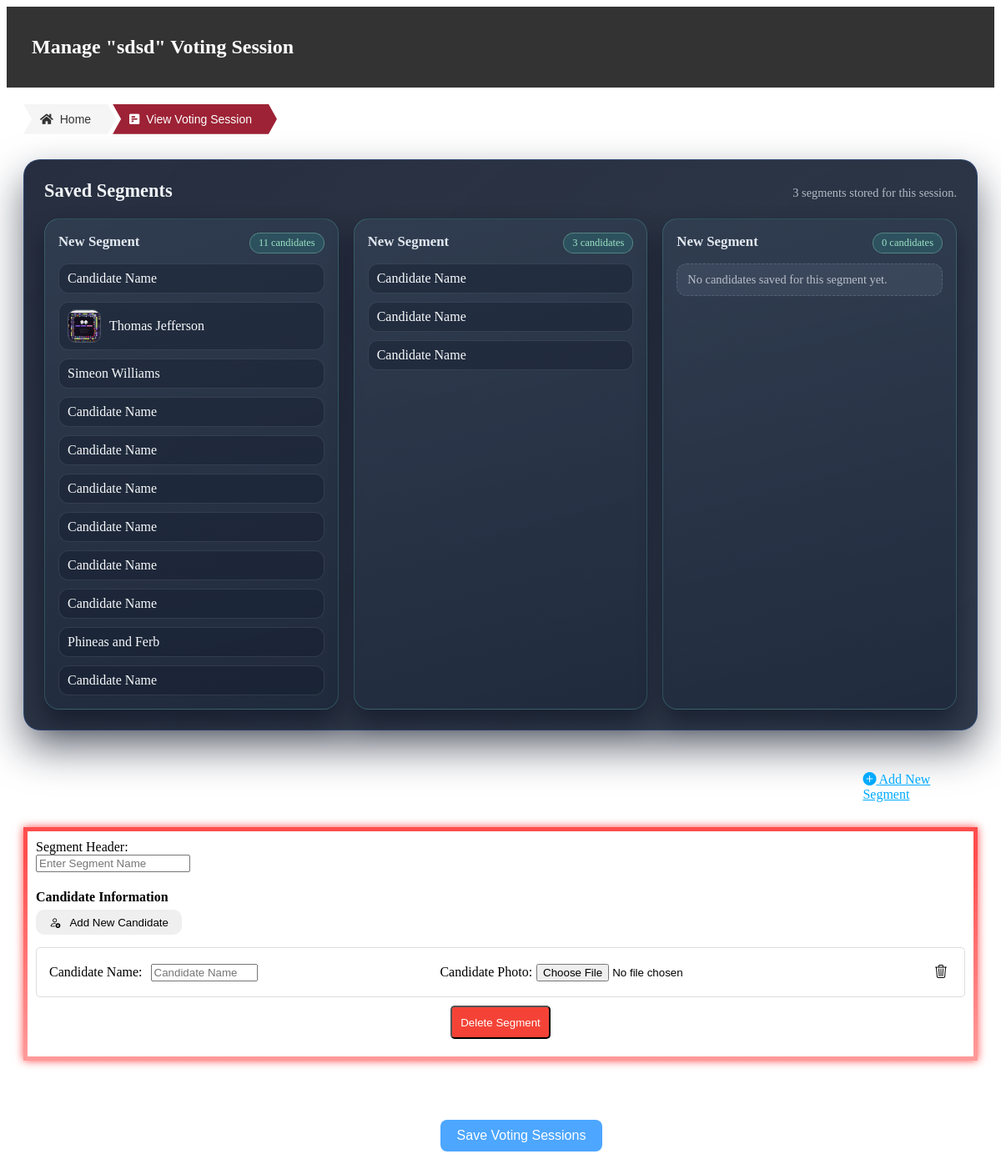
The page /add_segments/46/ (signed in) on the database its author committed.
### voters/models.py (models this page shows, shortened)
class VotingSession(models.Model):
    session_id = models.AutoField(primary_key=True)
    session_uuid = models.UUIDField(default=uuid.uuid4, unique=True, db_index=True)
    title = models.CharField(max_length=200)
    unique_url = models.URLField(unique=True, blank=True, null=True)
    is_active = models.BooleanField(default=False)
    admin = models.ForeignKey(User, on_delete=models.CASCADE)  # session creator/admin
    qr_code = models.ImageField(upload_to='qr_codes/', blank=True, null=True)
    created_at = models.DateTimeField(auto_now_add=True)
    updated_at = models.DateTimeField(auto_now=True)
    total_voters = models.IntegerField(default=0)
    current_voters = models.IntegerField(default=0)

class VotingSegmentHeader(models.Model):
    session = models.ForeignKey(VotingSession, on_delete=models.CASCADE, related_name='segments')
    name = models.CharField(max_length=255)  # Name of the segment header, e.g., "President", "Treasurer"
    order = models.IntegerField(default=0)  # Field to store order
    class Meta:
        ordering = ['order']  # Ensures segments are returned in the specified order

class Candidate(models.Model):
    name = models.CharField(max_length=255)
    photo = models.ImageField(upload_to='candidate_photos/', blank=True, null=True)
    voting_session = models.ForeignKey(VotingSession, on_delete=models.CASCADE)
    segment_header = models.ForeignKey(VotingSegmentHeader, on_delete=models.CASCADE, related_name='candidates')
    total_votes = models.IntegerField(default=0)

### voters/views.py (the view, shortened to what this page needs)
# urls.py: path('add_segments/<int:session_id>/', voters_views.add_segments, name='add_segments'),
@login_required
def add_segments(request, session_id):
    session = get_object_or_404(VotingSession, session_id=session_id, admin=request.user)
    segments = (
        session.segments
        .prefetch_related('candidates')
        .order_by('order', 'id')
    )
    return render(request , 'voters/manage_session.html' , {
        'session' :  session,
        'segments': segments,
    })

### voters/templates/voters/manage_session.html (shortened to what this page needs)
<!DOCTYPE html>
<html lang="en">
<head>
    {% load static %}
    <link rel="stylesheet" href="https://cdnjs.cloudflare.com/ajax/libs/bootstrap-icons/1.10.0/font/bootstrap-icons.min.css">
    <link rel="stylesheet" href="https://cdnjs.cloudflare.com/ajax/libs/font-awesome/5.15.4/css/all.min.css">
</head>
<nav class="manage_session-navbar">
    <div class="manage_navbar-content">
        <h1 class="session-navbar_title">Manage "{{ session.title }}" Voting Session</h1>
    </div>
</nav>
<div class="breadcrumb">
    <div class="step">
      <a href="{% url 'list_voting_sessions' %}">
        <i class="fas fa-home"></i> Home
      </a>
    </div>
    <div class="step active">
      <a href="{% url 'active_voting_session' session.session_id %}">
        <i class="fas fa-poll-h"></i> View Voting Session
      </a>
    </div>
  </div>
<body>
    {% if segments %}
    <section class="saved-segments" aria-labelledby="saved-segments-title">
        <div class="saved-segments__header">
            <h2 id="saved-segments-title">Saved Segments</h2>
            <span class="saved-segments__count">
                {{ segments|length }} segment{{ segments|length|pluralize }}
                stored for this session.
            </span>
        </div>
        <div class="saved-segments__grid">
            {% for segment in segments %}
            {% with candidates=segment.candidates.all %}
            <article class="saved-segment-card">
                <header class="saved-segment-card__header">
                    <h3 class="saved-segment-card__title">{{ segment.name }}</h3>
                    <span class="saved-segment-card__meta">
                        {{ candidates|length }} candidate{{ candidates|length|pluralize }}
                    </span>
                </header>
                <ul class="saved-segment-card__list">
                    {% for candidate in candidates %}
                        <li class="saved-segment-card__candidate">
                            {% if candidate.photo %}
                                <img src="{{ candidate.photo.url }}" alt="{{ candidate.name }} thumbnail">
                            {% endif %}
                            <span>{{ candidate.name }}</span>
                        </li>
                    {% empty %}
                        <li class="saved-segment-card__empty">No candidates saved for this segment yet.</li>
                    {% endfor %}
                </ul>
            </article>
            {% endwith %}
            {% endfor %}
        </div>
    </section>
    {% endif %}
    <header onclick="addNewSegment()" class="manage_header">
        <i  class="bi bi-plus-circle-fill"></i> Add New Segment
    </header>
    <form class="manage_session_form" method="post" action="{% url 'add_segments' session.session_id %}" enctype="multipart/form-data">
        <div id="segmentsContainer">
            <div class="segment" id="segment-0">
                <label for="segments[0][header]">Segment Header:</label>
                <input type="text" name="segments[0][header]" placeholder="Enter Segment Name" required>
                <div id="candidates-0" class="candidates">
                    <h4>Candidate Information</h4>
                    <button class="addCandidate" type="button" onclick="addCandidate(0)">
                        <i class="bi bi-person-add"></i>
                        <span>Add New Candidate</span>
                    </button>
                    <div class="candidate">
                        <label>Candidate Name:</label>
                        <input type="text" name="segments[0][candidates][0][name]" placeholder="Candidate Name" required>
                        <div class="candidate-photo">
                            <label>Candidate Photo:</label>
                            <input type="file" name="segments[0][candidates][0][photo]" accept="image/*" required onchange="previewImage(this)">
                        </div>
                        <i onclick="deleteCandidate(this)" class="bi bi-trash3"></i>
                    </div>
                </div>
                <div class="buttons-container">
                    <button type="button" onclick="deleteSegment(this)">Delete Segment</button>
                </div>
            </div>
        </div>
        <br><br>
        <div class="save_button-container">
            <button class="save_voting_session" type="submit">Save Voting Sessions</button>
        </div>
    </form>
</body>
</html>

### rows shown on the page
VotingSession: title "sdsd"
VotingSegmentHeader: name "New Segment", candidates.all|length "11"
Candidate: name "Candidate Name"
Candidate: photo (picture), name "Thomas Jefferson"
Candidate: name "Simeon Williams"
Candidate: name "Candidate Name"
Candidate: name "Candidate Name"
Candidate: name "Candidate Name"
Candidate: name "Candidate Name"
Candidate: name "Candidate Name"
Candidate: name "Candidate Name"
Candidate: name "Phineas and Ferb"
Candidate: name "Candidate Name"
VotingSegmentHeader: name "New Segment", candidates.all|length "3"
Candidate: name "Candidate Name"
Candidate: name "Candidate Name"
Candidate: name "Candidate Name"
VotingSegmentHeader: name "New Segment", candidates.all|length "0"

### other values the page prints
{{ segments|length }} "3"
